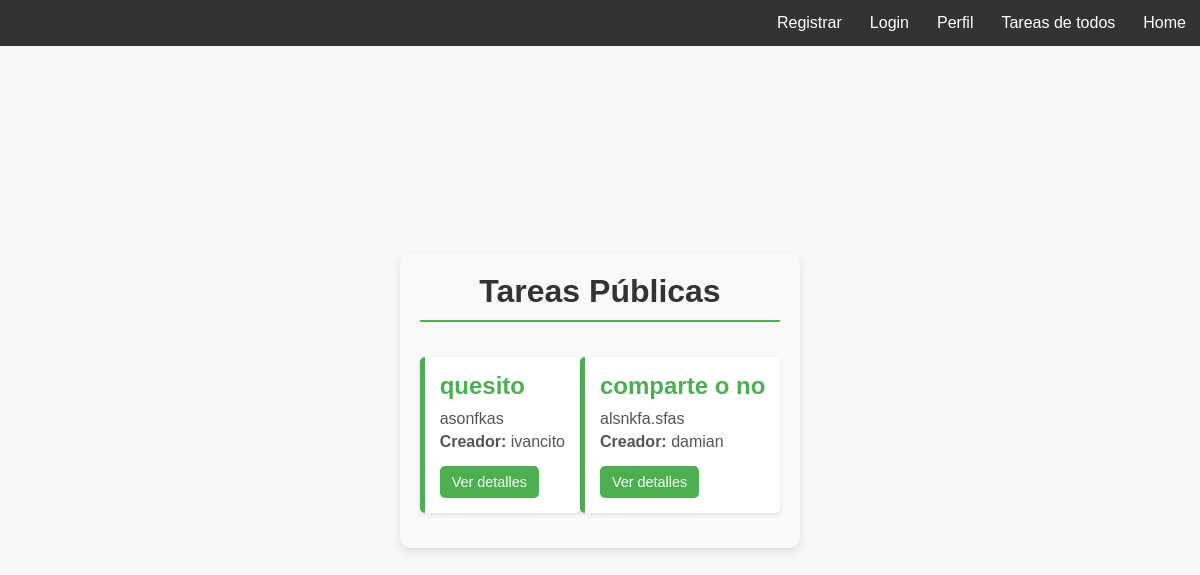
/tasks/all/, run on an earlier commit of the app's database.
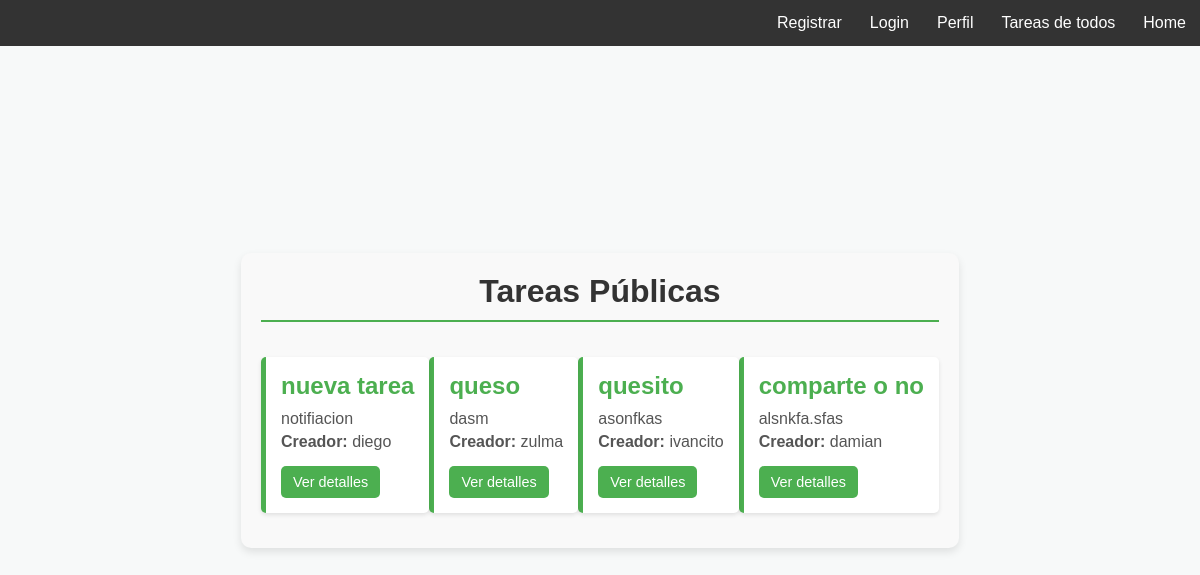
And on a later commit of the database.
### task/models.py (models this page shows, shortened)
class Task(models.Model):
    title = models.CharField(max_length=200)
    description = models.TextField(blank=True)
    created = models.DateTimeField(auto_now_add=True)
    date_completed = models.DateTimeField(null=True, blank=True)
    important = models.BooleanField(default=False)
    user = models.ForeignKey(User, on_delete=models.CASCADE)
    banner_color = models.CharField(max_length=7, default='#000000')
    category = models.ForeignKey(TaskCategory, on_delete=models.CASCADE, null=True, blank=True)
    tags = models.ManyToManyField(TaskTag, blank=True)
    status = models.ForeignKey(TaskStatus, on_delete=models.CASCADE, default=1)
    priority = models.ForeignKey(TaskPriority, on_delete=models.CASCADE, default=1)
    is_personal = models.BooleanField(default=False)

### task/views.py (the view)
# urls.py: path('tasks/all/', views.tareatodos, name='tareatodos'),
def tareatodos(request):
    tareas = Task.objects.filter(is_personal=False)
    return render(request, 'taskall.html', {'tasks': tareas})

### task/templates/taskall.html (shortened to what this page needs)
{% extends 'base.html' %}
{% block content %}
<div class="container">
    <h1 class="title">Tareas Públicas</h1>
    {% if tasks %}
        <ul class="task-list">
            {% for task in tasks %}
                <li class="task-item">
                    <h3>{{ task.title }}</h3>
                    <p>{{ task.description }}</p>
                    <p><strong>Creador:</strong> {{ task.user.username|default:"Anónimo" }}</p>
                    <a href="{% url 'task_details' task.id %}">Ver detalles</a>
                </li>
            {% endfor %}
        </ul>
    {% else %}
        <p>No hay tareas públicas disponibles.</p>
    {% endif %}
</div>
{% endblock %}

What changed in the data, as far as the page shows it:
added Task: title "queso", description "dasm", user.username "zulma"
added Task: title "nueva tarea", description "notifiacion", user.username "diego"
